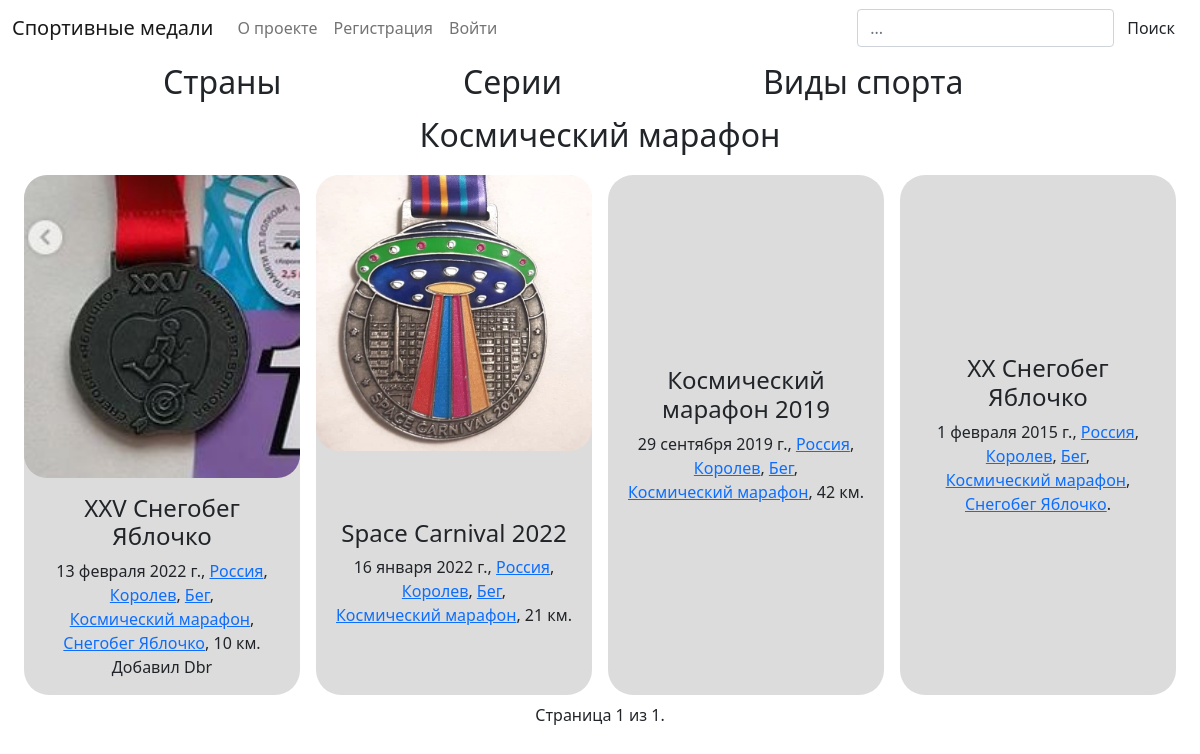
Screenshot of /org/10 with the database file from the repository.
### medals/models.py (models this page shows, shortened)
class Org(models.Model):
    name = models.CharField(max_length = 200)
    count = models.IntegerField(default = 0)
    descriprion = models.TextField(blank = True)
    website = models.URLField(blank = True)
    logo = models.FileField(blank = True, upload_to='static/images/logos/orgs')
    def __str__(self):
        return self.name

class Medal(models.Model):
    country = models.ForeignKey(Country, on_delete = models.CASCADE)
    region = ChainedForeignKey(
        Region,
        chained_field = "country",
        chained_model_field = "country",
        show_all=False,
        auto_choose=True,
        sort=True,
        blank=True, null=True)
    city = ChainedForeignKey(
        City,
        chained_field = "country",
        chained_model_field = "country",
        show_all=True,
        auto_choose=True,
        sort=True)
    sport = models.ForeignKey(Sport, on_delete = models.CASCADE, to_field='name', default='Бег')
    series = ChainedForeignKey(
        Series,
        chained_field = "org",
        chained_model_field = "org",
        show_all=True,
        auto_choose=False,
        sort=True,
        blank=True, null=True,)
    org = models.ForeignKey(Org, on_delete = models.CASCADE, blank = True, null=True)
    name = models.CharField(max_length = 200)
    name_lower = models.CharField(max_length = 200, editable=False, default="")
    date_added = models.DateField(auto_now = True)
    date = models.DateField(auto_now = False)
    distance = models.CharField(blank = True, max_length = 15)
    photo = models.ImageField(upload_to='static/images/medals/')
    photo_second = models.ImageField(blank = True, upload_to='static/images/medals')
    likes = models.IntegerField(default = 0)
    added_by = models.CharField(blank = True, max_length = 200, default='fatum')
    credentials = models.CharField(blank = True, max_length = 200, default='@fa_tum')
    def photo_creator(self):
        if(self.credentials=='@fa_tum'):
            return ""
        else:
            return self.credentials

class Country(models.Model):
    name = models.CharField(max_length = 200)
    count = models.IntegerField(default = 0)
    flag_path = models.ImageField(blank = True, upload_to='static/images/flags/countries')
    def __str__(self):
        return self.name
    def get_regions(self):
        return self.region_set.all().order_by('-count', 'name')
    def get_cities(self):
        return self.city_set.all().order_by('-count', 'name')

class City(models.Model):
    country = models.ForeignKey(Country, on_delete = models.CASCADE)
    region = ChainedForeignKey(
        Region,
        chained_field = "country",
        chained_model_field = "country",
        show_all=False,
        auto_choose=True,
        sort=True,
        blank=True, null=True,)
    name = models.CharField(max_length = 200)
    count = models.IntegerField(default = 0)
    flag_path = models.ImageField(blank = True, upload_to='static/images/flags/cities')
    def __str__(self):
        return self.name

class Sport(models.Model):
    name = models.CharField(max_length = 200, unique = True)
    count = models.IntegerField(default = 0)
    descriprion = models.TextField(blank = True)
    logo = models.FileField(blank = True, upload_to='static/images/logos/sports')
    def __str__(self):
        return self.name

class Series(models.Model):
    name = models.CharField(max_length = 200)
    org = models.ForeignKey(Org, on_delete = models.CASCADE, blank = True, null=True)
    count = models.IntegerField(default = 0)
    descriprion = models.TextField(blank = True)
    logo = models.FileField(blank = True, upload_to='static/images/logos/series')
    def __str__(self):
        return self.name

### medals/views.py (the view)
# urls.py: path('org/<int:id>', views.org),
def org(request, id):
    countries = Country.objects.all().order_by('-count', 'name')
    regions = Region.objects.all().order_by('-count', 'name')
    series = Series.objects.filter(Q(org__isnull = True) | Q(org__name = 'No')).order_by('-count', 'name')
    series_of_org = Series.objects.filter(org = id).order_by('-count', 'name')
    sports = Sport.objects.all().order_by('-count', 'name')
    org = Org.objects.get(id=id)
    medals_list = Medal.objects.filter(org = id).order_by('-date')
    page = request.GET.get('page', 1)
    paginator = Paginator(medals_list, 20)
    try:
        medals = paginator.page(page)
    except PageNotAnInteger:
        medals = paginator.page(1)
    except EmptyPage:
        medals = paginator.page(paginator.num_pages)
    return render(request, 'medals/org.html', context={"org": org, "medals": medals, "countries": countries, "regions": regions, "series": series, "sports": sports, "series_of_org": series_of_org})

### medals/models.py (called while the page is built)
    def get_cities(self):
        return self.city_set.all().order_by('-count', 'name')

### templates/medals/org.html (shortened to what this page needs)
{% extends 'medals/base_pages.html' %}
{% block content %}
<div class="d-flex justify-content-center">
  <h2>{% if org.logo %}<img src="../{{ org.logo }}" height=50></img>{% endif %}{{org.name}}</h2>
</div>
{% endblock %}

### templates/medals/base_pages.html (shortened to what this page needs)
<!DOCTYPE html>
{% load static %}
<html lang="ru">
  <head>
    <link href="https://cdn.jsdelivr.net/npm/bootstrap@5.1.3/dist/css/bootstrap.min.css" rel="stylesheet">
    <link rel="stylesheet" type="text/css" href="{% static 'styles/style.css' %}">
  </head>
  <body>
    <nav class="navbar navbar-expand-sm navbar-light">
      <div class="container-fluid">
        <a class="navbar-brand" href="../">Спортивные медали</a>
        <div class="collapse navbar-collapse" id="mynavbar">
          <ul class="navbar-nav me-auto">
            <li class="nav-item"><a href="../about" class="nav-link">О проекте</a></li>
            {% if user.is_authenticated %}
              <span class="navbar-text">Привет, {{ user.username }}</span>
              <li class="nav-item"><a href="../add" class="nav-link">Добавить медаль</a></li>
              <a href="{% url 'logout' %}" class="nav-link">Выйти</a>
            {% else %}
              <li class="nav-item"><a href="../signup" class="nav-link">Регистрация</a></li>
              <li class="nav-item"><a href="../accounts/login" class="nav-link">Войти</a></li>
            {% endif %}
          </ul>
          <form class="d-flex" action="{% url 'search' %}" autocomplete="off">
            <input name="q" type="text" class="form-control" placeholder="..." class="form-control me-2">
            <button type="submit" class="btn btn-default">Поиск</button>
          </form>
        </div>
      </div>
    </nav>
    <div class="row d-flex justify-content-center" style="width:100%">
      <div class="col-sm-3">
        <a class="btn" data-bs-toggle="collapse" href="#collapseCountries"><h2>
          {% if countries.count > 0 %}
            Страны
          {% else %}
            {% if regions.count > 0 %}
              Регионы
            {% else %}
              Города
            {% endif %}
          {% endif %}
        </h2></a>
      </div>
      <div class="col-sm-3">
        <a class="btn" data-bs-toggle="collapse" href="#collapseOrgs"><h2>{% if orgs.count > 0 %}Организаторы{% else %}{% if seria %}{% if org.logo %}<img src="../{{ org.logo }}" height=40></img>{% endif %}{% if org.name == "No"%}Без организатора{% else %}{{org.name}}{% endif %}{% else %}Серии{% endif %}{% endif %}</h2></a>
      </div>
      <div class="col-sm-3">
        <a class="btn" data-bs-toggle="collapse" href="#collapseSports"><h2>Виды спорта</h2></a>
      </div>
    </div>
    {% block content %}
    {% endblock %}
    <div class="row mx-3 mt-1" >
        {% for medal in medals %}
          <div class="col-12 col-sm-6 col-md-3 p-2 d-flex justify-content-center">
            <div class="card">
                {% if medal.photo_second %}
                  <div id="carousel-{{medal.id}}" class="carousel slide" data-bs-ride="carousel" data-interval="false">
                    <div class="carousel-indicators">
                      <button type="button" data-bs-target="#carousel-{{medal.id}}" data-bs-slide-to="0" class="active"></button>
                      <button type="button" data-bs-target="#carousel-{{medal.id}}" data-bs-slide-to="1"></button>
                    </div>
                    <div class="carousel-inner">
                      <div class="carousel-item active" data-bs-interval="10000" data-mdb-interval="0">
                        <img src="../{{ medal.photo}}" alt="" class="d-block w-100">
                      </div>
                      <div class="carousel-item" data-bs-interval="10000" data-mdb-interval="0">
                        <img src="../{{ medal.photo_second}}" alt="" class="d-block w-100">
                      </div>
                    </div>
                    <button class="carousel-control-prev" type="button" data-bs-target="#carousel-{{medal.id}}" data-bs-slide="prev">
                      <span class="carousel-control-prev-icon"></span>
                    </button>
                    <button class="carousel-control-next" type="button" data-bs-target="#carousel-{{medal.id}}" data-bs-slide="next">
                      <span class="carousel-control-next-icon"></span>
                    </button>
                  </div>
                {% else %}
                  <img class="card-img-top" src="../{{ medal.photo}}" alt="">
                {% endif %}
                <div class="card-body d-flex align-items-center justify-content-center text-center">
                  <div>
                    <h4 class="card-title">{{medal.name}}</h4>
                    <p class="card-text">{{medal.date}}, <a href="../country/{{medal.country_id}}">{{medal.country}}</a>, <a href="../city/{{medal.city_id}}">{{medal.city}}</a>, <a href="../sport/{{medal.sport.id}}">{{medal.sport}}</a>{% if medal.org and medal.org.name != "No" %},<br> <a href="../org/{{medal.org_id}}">{{medal.org}}</a>{% endif %}{% if medal.series  %}, <a href="../series/{{medal.series_id}}">{{medal.series}}</a>{% endif %}{% if medal.distance %}, {{medal.distance}}{% endif %}.
                      {% if medal.added_by != "fatum" %}Добавил {{medal.added_by}}{% endif %}
                    </p>
                  </div>
                </div>
            </div>
          </div>
        {% endfor %}
    </div>
    <div class="pagination justify-content-center">
        <span class="step-links">
            <span class="current">
                Страница {{ medals.number }} из {{ medals.paginator.num_pages }}.
            </span>
        </span>
    </div>
  </body>
</html>

### static/styles/style.css (style rules this page uses)
.card { border-width: 0px; border-radius: 25px; background-color: Gainsboro; }
.card-img-top { border-radius: 23px; }

### rows the page displays
Org: name "Космический марафон"
Medal: photo (picture), name "XXV Снегобег Яблочко", date "13 февраля 2022 г.", country "Россия", city "Королев", sport "Бег", org "Космический марафон", series "Снегобег Яблочко", distance "10 км", added_by "Dbr"
Medal: photo (picture), name "Space Carnival 2022", date "16 января 2022 г.", country "Россия", city "Королев", sport "Бег", org "Космический марафон", distance "21 км"
Medal: name "Космический марафон 2019", date "29 сентября 2019 г.", country "Россия", city "Королев", sport "Бег", org "Космический марафон", distance "42 км"
Medal: name "XX Снегобег Яблочко", date "1 февраля 2015 г.", country "Россия", city "Королев", sport "Бег", org "Космический марафон", series "Снегобег Яблочко"

### other values shown
{{ medals.number }} "1"
{{ medals.paginator.num_pages }} "1"
